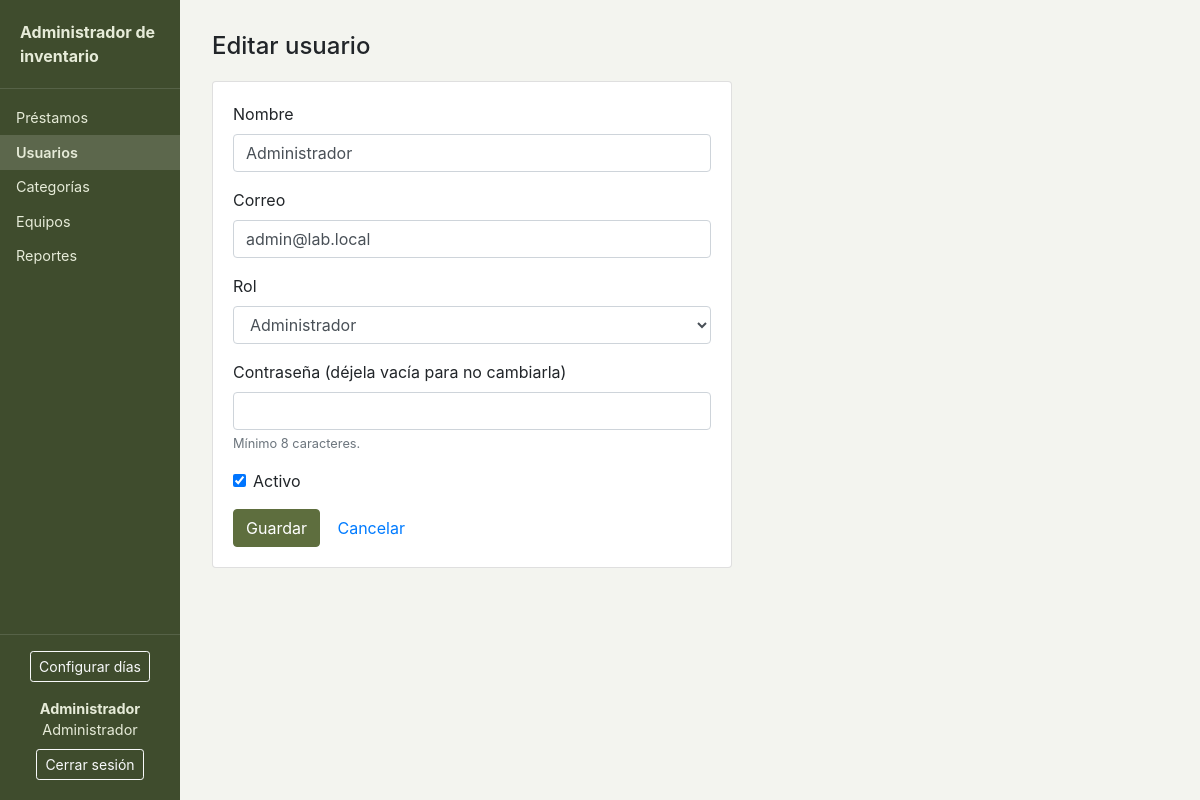
The app's page /pages/usuario_form.php?id=1 (signed in) with its own data.
### tables this page shows
CREATE TABLE IF NOT EXISTS usuarios (
    id INT UNSIGNED NOT NULL AUTO_INCREMENT,
    rol_id INT UNSIGNED NOT NULL,
    nombre VARCHAR(100) NOT NULL,
    correo VARCHAR(150) NOT NULL,
    password_hash VARCHAR(255) NOT NULL,
    activo TINYINT(1) NOT NULL DEFAULT 1,
    intentos_fallidos TINYINT UNSIGNED NOT NULL DEFAULT 0,
    bloqueado_hasta DATETIME NULL,
    eliminado_en DATETIME NULL,
    creado_en TIMESTAMP NOT NULL DEFAULT CURRENT_TIMESTAMP,
    PRIMARY KEY (id),
    UNIQUE KEY uq_usuarios_correo (correo),
    CONSTRAINT fk_usuarios_rol FOREIGN KEY (rol_id) REFERENCES roles (id)
        ON UPDATE CASCADE ON DELETE RESTRICT
);

CREATE TABLE IF NOT EXISTS roles (
    id INT UNSIGNED NOT NULL AUTO_INCREMENT,
    nombre VARCHAR(50) NOT NULL,
    PRIMARY KEY (id),
    UNIQUE KEY uq_roles_nombre (nombre)
);

### includes/helpers.php (called while the page is built, shortened)
<?php
function e($texto)
{
    return htmlspecialchars((string) $texto, ENT_QUOTES, 'UTF-8');
}
function nombreRol($rol)
{
    $nombres = [
        'admin' => 'Administrador',
        'operador' => 'Operador',
    ];
    return $nombres[$rol] ?? $rol;
}

### includes/usuarios.php (called while the page is built, shortened)
<?php
function findUsuario(PDO $conn, int $id)
{
    $statement = $conn->prepare(
        'SELECT id, nombre, correo, rol_id, activo
         FROM usuarios
         WHERE id = :id AND eliminado_en IS NULL
         LIMIT 1'
    );
    $statement->execute(['id' => $id]);
    return $statement->fetch();
}
function getRoles(PDO $conn)
{
    return $conn->query('SELECT id, nombre FROM roles ORDER BY id')->fetchAll();
}

### public/pages/usuario_form.php (the view, shortened to what this page needs)
<?php
require_once __DIR__ . '/../../includes/helpers.php';
require_once __DIR__ . '/../../config/database.php';
require_once __DIR__ . '/../../includes/usuarios.php';
$id = $_GET['id'] ?? null;
$editando = $id !== null && ctype_digit((string) $id);
$usuario = ['id' => null, 'nombre' => '', 'correo' => '', 'rol_id' => '', 'activo' => 1];
if ($editando) {
    $encontrado = findUsuario($conn, (int) $id);
    $usuario = $encontrado;
}
$roles = getRoles($conn);
$titulo = $editando ? 'Editar usuario' : 'Nuevo usuario';
require __DIR__ . '/common/header.php';
?>
<div class="app">
  <?php require __DIR__ . '/common/sidebar.php'; ?>
  <main class="contenido">
    <h1><?= e($titulo) ?></h1>
    <div class="card card-body" style="max-width: 520px;">
      <form action="/actions/usuario_guardar.php" method="POST">
        <div class="form-group">
          <label for="nombre">Nombre</label>
          <input type="text" class="form-control" id="nombre" name="nombre" maxlength="100" value="<?= e($usuario['nombre']) ?>" required>
        </div>
        <div class="form-group">
          <label for="correo">Correo</label>
          <input type="email" class="form-control" id="correo" name="correo" maxlength="150" value="<?= e($usuario['correo']) ?>" required>
        </div>
        <div class="form-group">
          <label for="rol_id">Rol</label>
          <select class="form-control" id="rol_id" name="rol_id" required>
            <?php foreach ($roles as $rol): ?>
              <option value="<?= (int) $rol['id'] ?>" <?= (string) $rol['id'] === (string) $usuario['rol_id'] ? 'selected' : '' ?>>
                <?= e(nombreRol($rol['nombre'])) ?>
              </option>
            <?php endforeach; ?>
          </select>
        </div>
        <div class="form-group">
          <label for="password">Contraseña<?= $editando ? ' (déjela vacía para no cambiarla)' : '' ?></label>
          <input type="password" class="form-control" id="password" name="password" minlength="8" <?= $editando ? '' : 'required' ?>>
          <small class="form-text text-muted">Mínimo 8 caracteres.</small>
        </div>
        <div class="form-check mb-3">
          <input type="checkbox" class="form-check-input" id="activo" name="activo" <?= $usuario['activo'] ? 'checked' : '' ?>>
          <label class="form-check-label" for="activo">Activo</label>
        </div>
        <button type="submit" class="btn btn-verde">Guardar</button>
        <a href="/pages/usuarios.php" class="btn btn-link">Cancelar</a>
      </form>
    </div>
  </main>
</div>
<?php require __DIR__ . '/common/footer.php'; ?>

### public/assets/css/styles.css (style rules this page uses)
:root { --verde: #5e6e3e; --verde-oscuro: #4a5830; --menu-fondo: #3f4c2d; --menu-texto: #e6ebd8; --fondo: #f3f4ef; }
body { background: var(--fondo); }
.btn-verde { background-color: var(--verde); border-color: var(--verde); color: #fff; }
.app { display: flex; min-height: 100vh; }
.contenido { flex: 1; min-width: 0; padding: 2rem; }
.contenido h1 { font-size: 1.5rem; margin-bottom: 1.25rem; }

### records on screen
usuarios: nombre "Administrador", correo "admin@lab.local", rol_id "Administrador", activo "☑"

### other values on screen
$nombre "Préstamos"
$nombre "Usuarios"
$nombre "Categorías"
$nombre "Equipos"
$nombre "Reportes"
$_SESSION['nombre'] "Administrador"
nombreRol($rol) "Administrador"
$titulo "Editar usuario"
